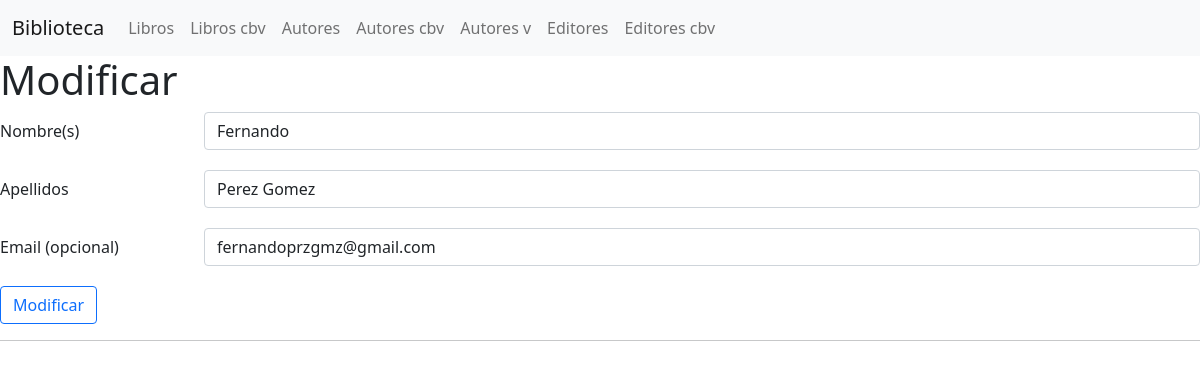
/modificar/autor/1/, run on the app's committed database.
### biblioteca/models.py (models this page shows, shortened)
class Autor(models.Model):
    nombre = models.CharField(max_length=30)
    apellidos = models.CharField(max_length=40)
    email = models.EmailField(null=True, blank=True)
    class Meta:
        ordering = ["-apellidos", "-nombre"]
        verbose_name = 'Autor'
        verbose_name_plural = 'Autores'

### biblioteca/views.py (the view)
# urls.py: url(r'^modificar/autor/(\d+)/$', autor_form),
def autor_form(request, autor_id=None):
    autor_instance = get_object_or_404(Autor, id=autor_id) if autor_id else None
    if request.method == "POST":
        form = AutorForm(request.POST, instance=autor_instance)
        if form.is_valid():
            form.save()
            messages.success( request,
                'Se {} correctamente el autor <strong>{} {}</strong>'.format(
                    "modifico" if autor_instance else "agrego",
                    autor_instance.nombre if autor_instance else form.cleaned_data.get('nombre'),
                    autor_instance.apellidos if autor_instance else form.cleaned_data.get('apellidos'),
                )
            )
            return HttpResponseRedirect("/autores")
    else:
        form = AutorForm(instance=autor_instance) if autor_instance else AutorForm()
    return render(request, "autor_form.html", {
        "form":   form,
        "action": "Modificar" if autor_instance else "Crear",
    })

### biblioteca/forms.py
class AutorForm(forms.ModelForm):
    class Meta():
        model = Autor
        fields = [
            "nombre",
            "apellidos",
            "email",
        ]
        widgets = {
            "nombre":    forms.TextInput(attrs=build_attrs("nombre")),
            "apellidos": forms.TextInput(attrs=build_attrs("apellidos")),
            "email":     forms.EmailInput(attrs=build_attrs("email")),
        }

### biblioteca/templates/autor_form.html (shortened to what this page needs)
{% extends 'shared/form_base.html' %}
{% block form_content %}
    <div class="mb-3 row">
        <label for="nombre" class="col-sm-2 col-form-label">Nombre(s)</label>
        <div class="col-sm-10">
            {{ form.nombre }}
        </div>
    </div>
    <div class="mb-3 row">
        <label for="apellidos" class="col-sm-2 col-form-label">Apellidos</label>
        <div class="col-sm-10">
            {{ form.apellidos }}
        </div>
    </div>
    <div class="mb-3 row">
        <label for="email" class="col-sm-2 col-form-label">Email (opcional)</label>
        <div class="col-sm-10">
            {{ form.email }}
        </div>
    </div>
{% endblock  %}

### data on the page
Autor: nombre "Fernando", apellidos "Perez Gomez", email "fernandoprzgmz@gmail.com"

### other printed values
{{ action }} "Modificar"
